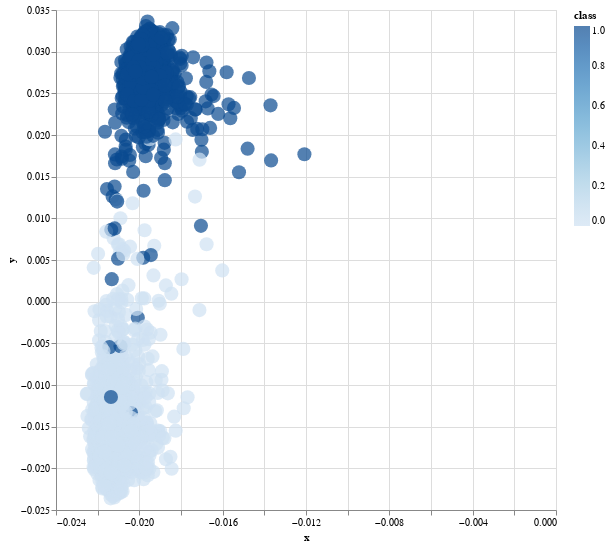

Write notebook code for a chart like this one.
### Code cell
alt.Chart(df[:]).mark_circle(size=200).encode(
    x="x", y="y", color='class',
    tooltip=['sentence']
    ).interactive().properties(
    width=500,
    height=500
)

### Figure 1 — Vega-Lite specification as saved in the notebook (floating-point values rounded to 4 significant figures; data arrays with more than 128 entries replaced by an {"elided": "..."} marker saying what was removed)
{"config": {"view": {"continuousWidth": 400, "continuousHeight": 300}}, "data": {"name": "data-a2c80c09e83e1e5ec87bf38f9f4f2e3d"}, "mark": {"type": "circle", "size": 200}, "encoding": {"color": {"field": "class", "type": "quantitative"}, "tooltip": [{"field": "sentence", "type": "nominal"}], "x": {"field": "x", "type": "quantitative"}, "y": {"field": "y", "type": "quantitative"}}, "height": 500, "selection": {"selector001": {"type": "interval", "bind": "scales", "encodings": ["x", "y"]}}, "width": 500, "$schema": "https://vega.github.io/schema/vega-lite/v4.17.0.json", "datasets": {"data-a2c80c09e83e1e5ec87bf38f9f4f2e3d": {"elided": "2358 records"}}}
